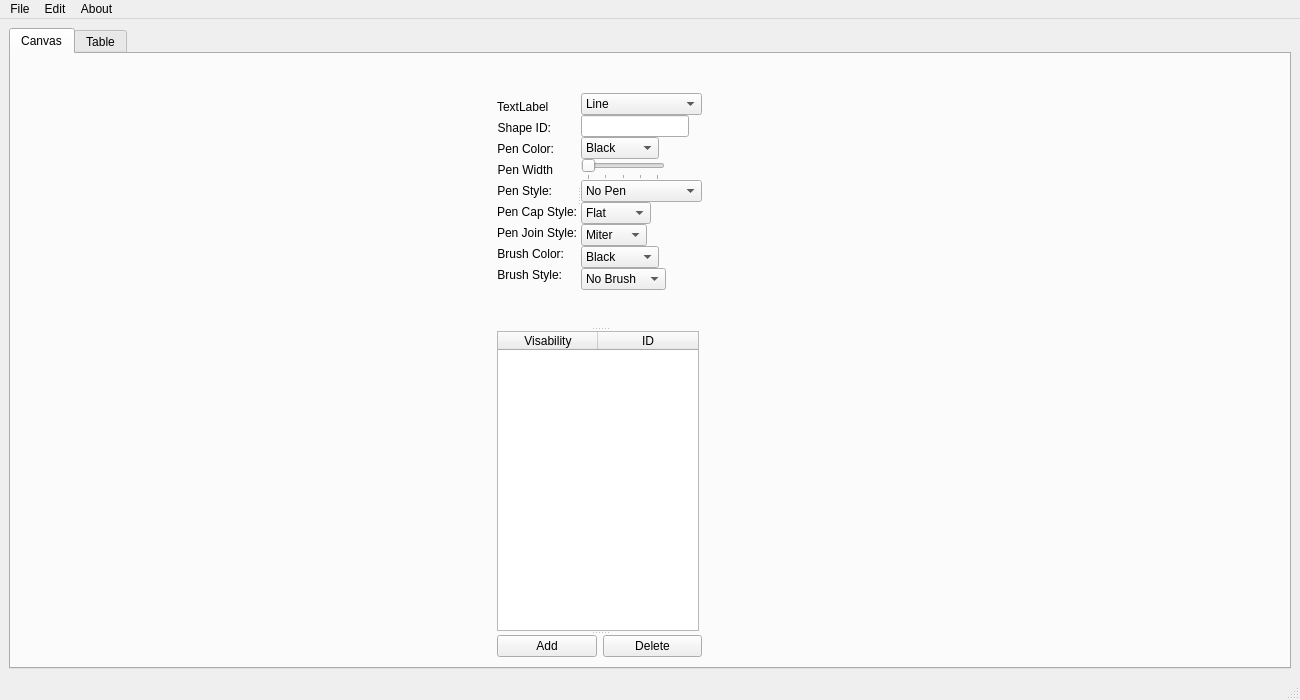
<?xml version="1.0" encoding="UTF-8"?>
<ui version="4.0">
 <class>MainInterface</class>
 <widget class="QMainWindow" name="MainInterface">
  <property name="geometry">
   <rect>
    <x>0</x>
    <y>0</y>
    <width>1300</width>
    <height>700</height>
   </rect>
  </property>
  <property name="sizePolicy">
   <sizepolicy hsizetype="Expanding" vsizetype="Expanding">
    <horstretch>0</horstretch>
    <verstretch>0</verstretch>
   </sizepolicy>
  </property>
  <property name="minimumSize">
   <size>
    <width>1300</width>
    <height>700</height>
   </size>
  </property>
  <property name="maximumSize">
   <size>
    <width>8000</width>
    <height>2000</height>
   </size>
  </property>
  <property name="windowTitle">
   <string>MainWindow</string>
  </property>
  <widget class="QWidget" name="centralwidget">
   <layout class="QGridLayout" name="gridLayout">
    <item row="0" column="0">
     <widget class="QTabWidget" name="Tabs">
      <property name="currentIndex">
       <number>0</number>
      </property>
      <widget class="QWidget" name="Canvas">
       <property name="sizePolicy">
        <sizepolicy hsizetype="Expanding" vsizetype="Expanding">
         <horstretch>0</horstretch>
         <verstretch>0</verstretch>
        </sizepolicy>
       </property>
       <attribute name="title">
        <string>Canvas</string>
       </attribute>
       <layout class="QGridLayout" name="gridLayout_2">
        <item row="0" column="0">
         <layout class="QHBoxLayout" name="horizontalLayout">
          <property name="spacing">
           <number>25</number>
          </property>
          <property name="rightMargin">
           <number>100</number>
          </property>
          <item>
           <widget class="QSplitter" name="CanvasInfoSplitter">
            <property name="orientation">
             <enum>Qt::Vertical</enum>
            </property>
            <widget class="QSplitter" name="InputSplitter">
             <property name="sizePolicy">
              <sizepolicy hsizetype="Fixed" vsizetype="Fixed">
               <horstretch>0</horstretch>
               <verstretch>0</verstretch>
              </sizepolicy>
             </property>
             <property name="maximumSize">
              <size>
               <width>16777215</width>
               <height>16777215</height>
              </size>
             </property>
             <property name="orientation">
              <enum>Qt::Horizontal</enum>
             </property>
             <property name="opaqueResize">
              <bool>false</bool>
             </property>
             <property name="childrenCollapsible">
              <bool>false</bool>
             </property>
             <widget class="QWidget" name="layoutWidget_2">
              <layout class="QVBoxLayout" name="LabelLayout">
               <property name="spacing">
                <number>0</number>
               </property>
               <property name="leftMargin">
                <number>0</number>
               </property>
               <property name="topMargin">
                <number>30</number>
               </property>
               <property name="bottomMargin">
                <number>30</number>
               </property>
               <item>
                <widget class="QLabel" name="ShapeTypeLabel">
                 <property name="sizePolicy">
                  <sizepolicy hsizetype="Fixed" vsizetype="Fixed">
                   <horstretch>0</horstretch>
                   <verstretch>0</verstretch>
                  </sizepolicy>
                 </property>
                 <property name="text">
                  <string>TextLabel</string>
                 </property>
                </widget>
               </item>
               <item>
                <widget class="QLabel" name="shapeIdLabel">
                 <property name="sizePolicy">
                  <sizepolicy hsizetype="Fixed" vsizetype="Fixed">
                   <horstretch>0</horstretch>
                   <verstretch>0</verstretch>
                  </sizepolicy>
                 </property>
                 <property name="text">
                  <string>Shape ID:</string>
                 </property>
                 <property name="alignment">
                  <set>Qt::AlignRight|Qt::AlignTrailing|Qt::AlignVCenter</set>
                 </property>
                </widget>
               </item>
               <item>
                <widget class="QLabel" name="penColorLabel">
                 <property name="sizePolicy">
                  <sizepolicy hsizetype="Fixed" vsizetype="Fixed">
                   <horstretch>0</horstretch>
                   <verstretch>0</verstretch>
                  </sizepolicy>
                 </property>
                 <property name="text">
                  <string>Pen Color:</string>
                 </property>
                 <property name="alignment">
                  <set>Qt::AlignRight|Qt::AlignTrailing|Qt::AlignVCenter</set>
                 </property>
                </widget>
               </item>
               <item>
                <widget class="QLabel" name="penWidthLabel">
                 <property name="sizePolicy">
                  <sizepolicy hsizetype="Fixed" vsizetype="Fixed">
                   <horstretch>0</horstretch>
                   <verstretch>0</verstretch>
                  </sizepolicy>
                 </property>
                 <property name="text">
                  <string>Pen Width</string>
                 </property>
                 <property name="alignment">
                  <set>Qt::AlignRight|Qt::AlignTrailing|Qt::AlignVCenter</set>
                 </property>
                </widget>
               </item>
               <item>
                <widget class="QLabel" name="penStyleLabel">
                 <property name="sizePolicy">
                  <sizepolicy hsizetype="Fixed" vsizetype="Fixed">
                   <horstretch>0</horstretch>
                   <verstretch>0</verstretch>
                  </sizepolicy>
                 </property>
                 <property name="text">
                  <string>Pen Style:</string>
                 </property>
                 <property name="alignment">
                  <set>Qt::AlignRight|Qt::AlignTrailing|Qt::AlignVCenter</set>
                 </property>
                </widget>
               </item>
               <item>
                <widget class="QLabel" name="penCapStyleLabel">
                 <property name="sizePolicy">
                  <sizepolicy hsizetype="Fixed" vsizetype="Fixed">
                   <horstretch>0</horstretch>
                   <verstretch>0</verstretch>
                  </sizepolicy>
                 </property>
                 <property name="text">
                  <string>Pen Cap Style:</string>
                 </property>
                 <property name="alignment">
                  <set>Qt::AlignRight|Qt::AlignTrailing|Qt::AlignVCenter</set>
                 </property>
                </widget>
               </item>
               <item>
                <widget class="QLabel" name="PenJoinLabel">
                 <property name="sizePolicy">
                  <sizepolicy hsizetype="Fixed" vsizetype="Fixed">
                   <horstretch>0</horstretch>
                   <verstretch>0</verstretch>
                  </sizepolicy>
                 </property>
                 <property name="text">
                  <string>Pen Join Style:</string>
                 </property>
                 <property name="alignment">
                  <set>Qt::AlignRight|Qt::AlignTrailing|Qt::AlignVCenter</set>
                 </property>
                </widget>
               </item>
               <item>
                <widget class="QLabel" name="BrushColorLabel">
                 <property name="sizePolicy">
                  <sizepolicy hsizetype="Fixed" vsizetype="Fixed">
                   <horstretch>0</horstretch>
                   <verstretch>0</verstretch>
                  </sizepolicy>
                 </property>
                 <property name="text">
                  <string>Brush Color:</string>
                 </property>
                 <property name="alignment">
                  <set>Qt::AlignRight|Qt::AlignTrailing|Qt::AlignVCenter</set>
                 </property>
                </widget>
               </item>
               <item>
                <widget class="QLabel" name="brushStyleLabel">
                 <property name="sizePolicy">
                  <sizepolicy hsizetype="Fixed" vsizetype="Fixed">
                   <horstretch>0</horstretch>
                   <verstretch>0</verstretch>
                  </sizepolicy>
                 </property>
                 <property name="text">
                  <string>Brush Style:</string>
                 </property>
                 <property name="alignment">
                  <set>Qt::AlignRight|Qt::AlignTrailing|Qt::AlignVCenter</set>
                 </property>
                </widget>
               </item>
              </layout>
             </widget>
             <widget class="QWidget" name="layoutWidget_3">
              <layout class="QVBoxLayout" name="InputLayout">
               <property name="spacing">
                <number>0</number>
               </property>
               <property name="topMargin">
                <number>30</number>
               </property>
               <property name="bottomMargin">
                <number>30</number>
               </property>
               <item>
                <widget class="QComboBox" name="ShapeTypeEdit">
                 <item>
                  <property name="text">
                   <string>Line</string>
                  </property>
                 </item>
                 <item>
                  <property name="text">
                   <string>PolyLine</string>
                  </property>
                 </item>
                 <item>
                  <property name="text">
                   <string>PolyGon</string>
                  </property>
                 </item>
                 <item>
                  <property name="text">
                   <string>Circle</string>
                  </property>
                 </item>
                 <item>
                  <property name="text">
                   <string>Ellipse</string>
                  </property>
                 </item>
                 <item>
                  <property name="text">
                   <string>Square</string>
                  </property>
                 </item>
                 <item>
                  <property name="text">
                   <string>Rectangle</string>
                  </property>
                 </item>
                 <item>
                  <property name="text">
                   <string>Text</string>
                  </property>
                 </item>
                </widget>
               </item>
               <item>
                <widget class="QLineEdit" name="shapeIdEdit">
                 <property name="sizePolicy">
                  <sizepolicy hsizetype="Fixed" vsizetype="Fixed">
                   <horstretch>0</horstretch>
                   <verstretch>0</verstretch>
                  </sizepolicy>
                 </property>
                 <property name="layoutDirection">
                  <enum>Qt::LeftToRight</enum>
                 </property>
                 <property name="text">
                  <string/>
                 </property>
                 <property name="maxLength">
                  <number>3</number>
                 </property>
                 <property name="alignment">
                  <set>Qt::AlignRight|Qt::AlignTrailing|Qt::AlignVCenter</set>
                 </property>
                </widget>
               </item>
               <item>
                <widget class="QComboBox" name="penColorEdit">
                 <property name="sizePolicy">
                  <sizepolicy hsizetype="Fixed" vsizetype="Fixed">
                   <horstretch>0</horstretch>
                   <verstretch>0</verstretch>
                  </sizepolicy>
                 </property>
                 <item>
                  <property name="text">
                   <string>Black</string>
                  </property>
                 </item>
                 <item>
                  <property name="text">
                   <string>White</string>
                  </property>
                 </item>
                 <item>
                  <property name="text">
                   <string>Gray</string>
                  </property>
                 </item>
                 <item>
                  <property name="text">
                   <string>Red</string>
                  </property>
                 </item>
                 <item>
                  <property name="text">
                   <string>Blue</string>
                  </property>
                 </item>
                 <item>
                  <property name="text">
                   <string>Green</string>
                  </property>
                 </item>
                 <item>
                  <property name="text">
                   <string>Yellow</string>
                  </property>
                 </item>
                 <item>
                  <property name="text">
                   <string>Cyan</string>
                  </property>
                 </item>
                 <item>
                  <property name="text">
                   <string>Magenta</string>
                  </property>
                 </item>
                </widget>
               </item>
               <item>
                <widget class="QSlider" name="penWidthEdit">
                 <property name="sizePolicy">
                  <sizepolicy hsizetype="Fixed" vsizetype="Fixed">
                   <horstretch>0</horstretch>
                   <verstretch>0</verstretch>
                  </sizepolicy>
                 </property>
                 <property name="minimumSize">
                  <size>
                   <width>81</width>
                   <height>21</height>
                  </size>
                 </property>
                 <property name="minimum">
                  <number>0</number>
                 </property>
                 <property name="maximum">
                  <number>20</number>
                 </property>
                 <property name="orientation">
                  <enum>Qt::Horizontal</enum>
                 </property>
                 <property name="invertedAppearance">
                  <bool>false</bool>
                 </property>
                 <property name="invertedControls">
                  <bool>false</bool>
                 </property>
                 <property name="tickPosition">
                  <enum>QSlider::TicksBelow</enum>
                 </property>
                 <property name="tickInterval">
                  <number>5</number>
                 </property>
                </widget>
               </item>
               <item>
                <widget class="QComboBox" name="penStyleEdit">
                 <property name="sizePolicy">
                  <sizepolicy hsizetype="Fixed" vsizetype="Fixed">
                   <horstretch>0</horstretch>
                   <verstretch>0</verstretch>
                  </sizepolicy>
                 </property>
                 <item>
                  <property name="text">
                   <string>No Pen</string>
                  </property>
                 </item>
                 <item>
                  <property name="text">
                   <string>Solid</string>
                  </property>
                 </item>
                 <item>
                  <property name="text">
                   <string>Dashed</string>
                  </property>
                 </item>
                 <item>
                  <property name="text">
                   <string>Dotted</string>
                  </property>
                 </item>
                 <item>
                  <property name="text">
                   <string>Dash-Dotted</string>
                  </property>
                 </item>
                 <item>
                  <property name="text">
                   <string>Dash-Dot-Dotted</string>
                  </property>
                 </item>
                </widget>
               </item>
               <item>
                <widget class="QComboBox" name="PenCapEdit">
                 <property name="sizePolicy">
                  <sizepolicy hsizetype="Fixed" vsizetype="Fixed">
                   <horstretch>0</horstretch>
                   <verstretch>0</verstretch>
                  </sizepolicy>
                 </property>
                 <item>
                  <property name="text">
                   <string>Flat</string>
                  </property>
                 </item>
                 <item>
                  <property name="text">
                   <string>Square</string>
                  </property>
                 </item>
                 <item>
                  <property name="text">
                   <string>Round</string>
                  </property>
                 </item>
                </widget>
               </item>
               <item>
                <widget class="QComboBox" name="PenJoinEdit">
                 <property name="sizePolicy">
                  <sizepolicy hsizetype="Fixed" vsizetype="Fixed">
                   <horstretch>0</horstretch>
                   <verstretch>0</verstretch>
                  </sizepolicy>
                 </property>
                 <item>
                  <property name="text">
                   <string>Miter</string>
                  </property>
                 </item>
                 <item>
                  <property name="text">
                   <string>Bevel</string>
                  </property>
                 </item>
                 <item>
                  <property name="text">
                   <string>Round</string>
                  </property>
                 </item>
                </widget>
               </item>
               <item>
                <widget class="QComboBox" name="brushColorEdit">
                 <property name="sizePolicy">
                  <sizepolicy hsizetype="Fixed" vsizetype="Fixed">
                   <horstretch>0</horstretch>
                   <verstretch>0</verstretch>
                  </sizepolicy>
                 </property>
                 <item>
                  <property name="text">
                   <string>Black</string>
                  </property>
                 </item>
                 <item>
                  <property name="text">
                   <string>White</string>
                  </property>
                 </item>
                 <item>
                  <property name="text">
                   <string>Gray</string>
                  </property>
                 </item>
                 <item>
                  <property name="text">
                   <string>Red</string>
                  </property>
                 </item>
                 <item>
                  <property name="text">
                   <string>Green</string>
                  </property>
                 </item>
                 <item>
                  <property name="text">
                   <string>Blue</string>
                  </property>
                 </item>
                 <item>
                  <property name="text">
                   <string>Yellow</string>
                  </property>
                 </item>
                 <item>
                  <property name="text">
                   <string>Cyan</string>
                  </property>
                 </item>
                 <item>
                  <property name="text">
                   <string>Magenta</string>
                  </property>
                 </item>
                </widget>
               </item>
               <item>
                <widget class="QComboBox" name="brushStyleEdit">
                 <property name="sizePolicy">
                  <sizepolicy hsizetype="Fixed" vsizetype="Fixed">
                   <horstretch>0</horstretch>
                   <verstretch>0</verstretch>
                  </sizepolicy>
                 </property>
                 <item>
                  <property name="text">
                   <string>No Brush</string>
                  </property>
                 </item>
                 <item>
                  <property name="text">
                   <string>Solid</string>
                  </property>
                 </item>
                 <item>
                  <property name="text">
                   <string>Horizontal</string>
                  </property>
                 </item>
                 <item>
                  <property name="text">
                   <string>Vertical</string>
                  </property>
                 </item>
                </widget>
               </item>
              </layout>
             </widget>
            </widget>
            <widget class="QTableWidget" name="layerTable">
             <property name="sizePolicy">
              <sizepolicy hsizetype="Fixed" vsizetype="Expanding">
               <horstretch>0</horstretch>
               <verstretch>0</verstretch>
              </sizepolicy>
             </property>
             <property name="minimumSize">
              <size>
               <width>202</width>
               <height>300</height>
              </size>
             </property>
             <property name="maximumSize">
              <size>
               <width>202</width>
               <height>500</height>
              </size>
             </property>
             <property name="sizeAdjustPolicy">
              <enum>QAbstractScrollArea::AdjustToContents</enum>
             </property>
             <property name="autoScrollMargin">
              <number>16</number>
             </property>
             <property name="columnCount">
              <number>2</number>
             </property>
             <column>
              <property name="text">
               <string>Visability</string>
              </property>
             </column>
             <column>
              <property name="text">
               <string>ID</string>
              </property>
             </column>
            </widget>
            <widget class="QWidget" name="layoutWidget_4">
             <layout class="QHBoxLayout" name="Adddelete_3">
              <item>
               <widget class="QPushButton" name="AddObject_4">
                <property name="text">
                 <string>Add</string>
                </property>
               </widget>
              </item>
              <item>
               <widget class="QPushButton" name="DeleteObj">
                <property name="text">
                 <string>Delete</string>
                </property>
               </widget>
              </item>
             </layout>
            </widget>
           </widget>
          </item>
         </layout>
        </item>
       </layout>
      </widget>
      <widget class="QWidget" name="Table">
       <attribute name="title">
        <string>Table</string>
       </attribute>
       <widget class="QTableWidget" name="tableWidget">
        <property name="geometry">
         <rect>
          <x>10</x>
          <y>10</y>
          <width>931</width>
          <height>581</height>
         </rect>
        </property>
       </widget>
      </widget>
     </widget>
    </item>
   </layout>
  </widget>
  <widget class="QMenuBar" name="menubar">
   <property name="geometry">
    <rect>
     <x>0</x>
     <y>0</y>
     <width>1300</width>
     <height>21</height>
    </rect>
   </property>
   <widget class="QMenu" name="menuFile">
    <property name="title">
     <string>File</string>
    </property>
    <addaction name="actionNew"/>
    <addaction name="actionSave"/>
    <addaction name="actionSave_As"/>
    <addaction name="actionOpen"/>
    <addaction name="actionExit"/>
   </widget>
   <widget class="QMenu" name="menuEdit">
    <property name="title">
     <string>Edit</string>
    </property>
    <addaction name="actionTBD"/>
   </widget>
   <widget class="QMenu" name="menuAbout">
    <property name="title">
     <string>About</string>
    </property>
    <addaction name="actionMaintenance_Notes"/>
    <addaction name="actionTestimonials"/>
    <addaction name="actionContact_Us"/>
   </widget>
   <addaction name="menuFile"/>
   <addaction name="menuEdit"/>
   <addaction name="menuAbout"/>
  </widget>
  <widget class="QStatusBar" name="statusbar"/>
  <action name="actionMaintenance_Notes">
   <property name="text">
    <string>Maintenance Notes</string>
   </property>
  </action>
  <action name="actionTestimonials">
   <property name="text">
    <string>Testimonials</string>
   </property>
  </action>
  <action name="actionContact_Us">
   <property name="text">
    <string>Contact Us</string>
   </property>
  </action>
  <action name="actionTBD">
   <property name="text">
    <string>TBD</string>
   </property>
  </action>
  <action name="actionSave">
   <property name="text">
    <string>Save            (Ctrl + S)</string>
   </property>
   <property name="shortcut">
    <string>Ctrl+S</string>
   </property>
  </action>
  <action name="actionSave_As">
   <property name="text">
    <string>Save As...</string>
   </property>
  </action>
  <action name="actionOpen">
   <property name="text">
    <string>Open</string>
   </property>
  </action>
  <action name="actionExit">
   <property name="text">
    <string>Exit               (Esc)</string>
   </property>
  </action>
  <action name="actionNew">
   <property name="text">
    <string>New</string>
   </property>
  </action>
  <action name="actionLoad">
   <property name="text">
    <string>Load</string>
   </property>
  </action>
 </widget>
 <resources/>
 <connections/>
</ui>
